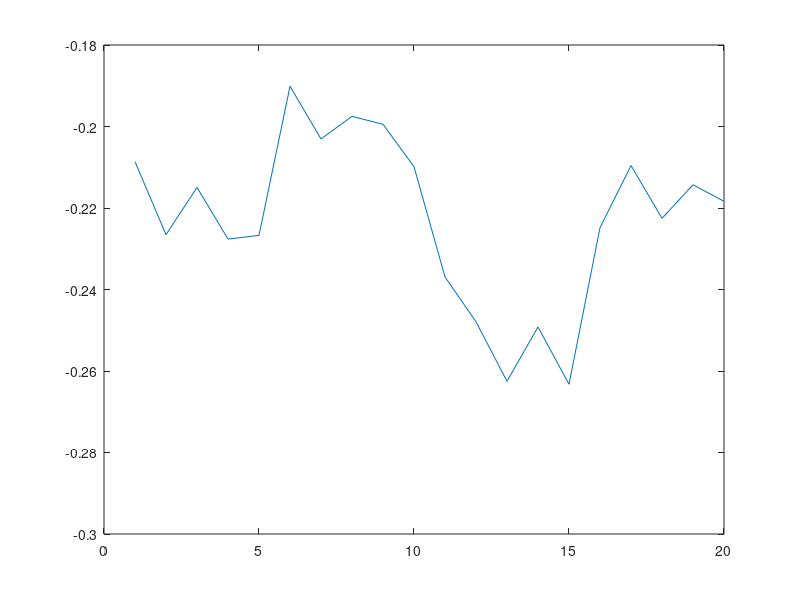

MATLAB code for this plot:
% script to help understand clustering with PCA

% JC 3/7/2016

% make clusters, each row is a cell, each column a different param value

A(1:5,:) = repmat([0,0,0,0,0],[5,1]) ;
A(6:10,:) = repmat([5,5,5,5,5],[5,1]) ;
A(11:15,:) = repmat([50,50,50,50,50],[5,1]) ;
A(16:20,:) = repmat([50,50,50,0,0],[5,1]) ;

A = A+normrnd(0,5,size(A)) ;

% distance matrix
for a=1:size(A,1) ; % for each cell
    for b=1:size(A,1) ;
        D(a,b) = sqrt(sum((A(a,:)-A(b,:)).^2)) ;
    end
end

% PCA on distance metric
[EigVect,EigVal]= eigs(D) ;
    
plot(EigVect(:,1))
